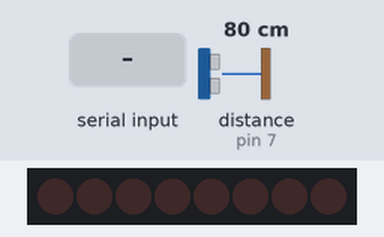
Bench run of a sketch on a simulated Arduino Uno, built with avr-gcc and run on an emulated ATmega328P. Parts: 8 shift-register outputs drawn as a row of LEDs (first output left, lit = HIGH), 18×19 character LCD. Wiring (inferred from the names in the program): ultrasonic range finder: trigger pin 2; echo pin 7; shift register (74HC595): data pin 8; shift clock pin 4. Wiring (inferred from the signals the program sends): row of LEDs: on Q0, Q1, Q2, Q3, Q4, Q5, Q6, Q7. Inputs (shaded band) come from the test bench; at power-on: distance to the obstacle (sensor on pin 7) 80 cm. The echo pulse lasts 58.3 µs per cm; what the sketch prints to the serial monitor is not drawn.

Above: at 1.3 s.
1.4 s: "F90\n" received over the second serial link
At 2.4 s:
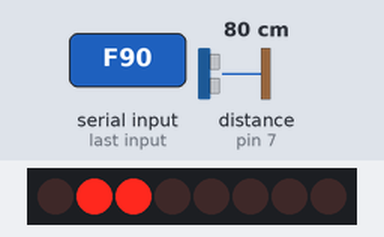
5.3 s: "B90\n" received over the second serial link
At 7.1 s:
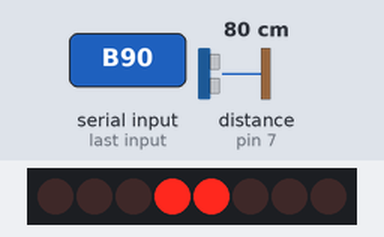
10.2 s: "F\n" received over the second serial link
At 11.5 s:
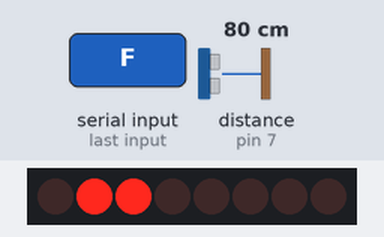
Timing chart, 0 to 13.2 s (numbered marks = the images above; inputs shaded):
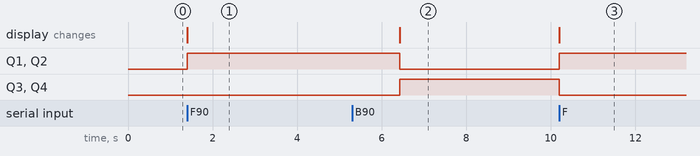

The sketch:

main.ino
```cpp
//=================================================
// Shield L293D pour Arduino
// tiptopboards.com 23 11 2013
// Adpapté de  :
// Adafruit program et arduino.cc user "Krodal".  June 2012
// Open Source / Public Domain, pour Arduino 1.0.1
//=================================================
// Sorties pont en H -> moteurs DC, relais, éclairage
// Pas de moteur pas à pasavec de programme
// Les 2 servos utilisent la librairie Servo.h
// 4 moteurs DC au maximum (ou 8 sorties)
//==================================================
#include <Servo.h>   //Librairie pour les 2 servomoteurs
#include <SPI.h>
#include <MFRC522.h>
#include <Wire.h>
#include <LiquidCrystal_I2C.h>
#include <SoftwareSerial.h>
#include <String.h>

#define DEBUG true

// Capteur Ultrason
#define CAPTEUR_TRIG 2
#define CAPTEUR_ECHO 7
#define CAPTEUR_PROPO 58

// Pins Arduino pour le registre à décalage 4 7 8 12
#define MOTORLATCH 12
#define MOTORCLK 4
#define MOTORENABLE 7
#define MOTORDATA 8

// Bus 8-bit en sortie du registre à décalage 74HC595
// Utilisés pour fixer la direction des ponts de commande
#define MOTOR1_A 2  //ce ne sont apsdes pins Arduino
#define MOTOR1_B 3
#define MOTOR2_A 1
#define MOTOR2_B 4

// Pins Arduino pour les signaux PWM (moteurs et servos) 3 5 6 9 10 11
#define MOTOR1_PWM 11
#define MOTOR2_PWM 3
#define SERVO1_PWM 10

// Codes pour les fonctions de moteur
#define FORWARD 1     //4 modes de commande
#define BACKWARD 2    //avant arrière frein stop
#define BRAKE 3
#define RELEASE 4

// BT
#define BT_RX 3
#define BT_TX 5
SoftwareSerial bt(BT_TX, BT_RX);

// Declaration classes de Servo
Servo servo_1;
int current_angle;

// RFID Stuff
#define RST_PIN         9  //Port lecteur RFID
#define SS_PIN          10
MFRC522 mfrc522(SS_PIN, RST_PIN);
MFRC522::MIFARE_Key key;
unsigned long currentTime = 0;
unsigned long timeOut = 100;

// LCD
LiquidCrystal_I2C lcd(0x20, 18, 19);

//Initialisations
void setup()
{
  Serial.begin(9600);
  if(DEBUG)
    Serial.println("[DEBUG] Starting the systems.");
  bt.begin(9600);
  if(DEBUG)
    Serial.println("[DEBUG] Bluetooth systems setup complete.");
  SPI.begin();
  mfrc522.PCD_Init();
  if(DEBUG)
    Serial.println("[DEBUG] RFID systems setup complete.");
  pinMode(CAPTEUR_TRIG, OUTPUT);
  pinMode(CAPTEUR_ECHO, INPUT);
  if(DEBUG)
    Serial.println("[DEBUG] Ultrasound systems setup complete.");
  lcd.clear();
  lcd.init();
  lcd.print("'NotWorkingTech'");
  lcd.setCursor(0,1);
  lcd.print(" IMT Atlantique");
  lcd.backlight(); // lcd.backlight();
}

//Programme principal
void loop(){
  updateClosestObject();
  tryRFIDCardRead(4,18);
  listenToRemoteCommands();
}

//#############################################################
//#                  RFID Functionationality                  #
//#############################################################

void tryRFIDCardRead(unsigned char block, unsigned char bufSize){
   currentTime = millis();
   while ( ! mfrc522.PICC_IsNewCardPresent() ) {
    if (millis() > currentTime + timeOut )
      return ;
    //Serial.println("[DEBUG] RFID: Not Present");
    mfrc522.PCD_Init();
  }
   String res = readRFIDCard(block, bufSize);
   Serial.print("RFID: Block 4 read");
   res = res+ readRFIDCard(9, bufSize);
   writeToCard(12, "NotWorkingTech");
   if(res.length()!=0)
    sendOverBT(res);
}


void writeToCard(unsigned char block, unsigned char data[])
{

  MFRC522::MIFARE_Key key;
  for (byte i = 0; i < 6; i++) key.keyByte[i] = 0xFF;
  currentTime = millis();
   while ( ! mfrc522.PICC_IsNewCardPresent() ) {
    if (millis() > currentTime + timeOut )
      return Serial.println("NO1");
    //Serial.println("[DEBUG] RFID: Not Present");
    mfrc522.PCD_Init();
  }
  if ( ! mfrc522.PICC_ReadCardSerial()) {
    Serial.print("No");
    return;
    }
  MFRC522::StatusCode status;
  status = mfrc522.PCD_Authenticate(MFRC522::PICC_CMD_MF_AUTH_KEY_A, block, &key, &(mfrc522.uid));
  if (status != MFRC522::STATUS_OK) {
    Serial.print("PCD_Authenticate() failed: ");
    Serial.println(mfrc522.GetStatusCodeName(status));
    return;
  }
  else Serial.println("PCD_Authenticate() success: ");

  status = mfrc522.MIFARE_Write(block, data, 16);
  if (status != MFRC522::STATUS_OK) {
    Serial.print("MIFARE_Write() failed: ");
    Serial.println(mfrc522.GetStatusCodeName(status));
    return;
  }
  else {
    Serial.println("MIFARE_Write() success: ");
    Serial.println(block);
    }

}

String readRFIDCard(unsigned char block, unsigned char bufSize)
{
  String res = "";
  unsigned char buf[bufSize];
  memset(buf, 0xFF, bufSize);
  MFRC522::MIFARE_Key key;
  for (byte i = 0; i < 6; i++) key.keyByte[i] = 0xFF;
  // Look for new cards
  if ( ! mfrc522.PICC_ReadCardSerial())    return res;
  MFRC522::StatusCode status;
  status = mfrc522.PCD_Authenticate(MFRC522::PICC_CMD_MF_AUTH_KEY_A, block, &key, &(mfrc522.uid));
  if (status != MFRC522::STATUS_OK) {
    Serial.print("[ERROR] RFID: PCD_Authenticate() failed: ");
    Serial.println(mfrc522.GetStatusCodeName(status));
    return res;
  }
  else Serial.println("[DEBUG] RFID: PCD_Authenticate() success: ");
  status = (MFRC522::StatusCode) mfrc522.MIFARE_Read(block, buf, &bufSize);
  if (status != MFRC522::STATUS_OK) {
      Serial.print(F("[ERROR] RFID: MIFARE_Read() failed: "));
      Serial.println(mfrc522.GetStatusCodeName(status));
  }
  String data = "";
  for(int i=0;i<bufSize;i++){
    if(isalpha((char)buf[i]))
      data=data+String((char)buf[i]);
  }
  unsigned long hex_num;
  hex_num =  mfrc522.uid.uidByte[0] << 24;
  hex_num += mfrc522.uid.uidByte[1] << 16;
  hex_num += mfrc522.uid.uidByte[2] <<  8;
  hex_num += mfrc522.uid.uidByte[3];
  res = "I"+String(hex_num)+";\nT"+data+";\n";
  return res;
}

//#############################################################
//#               Bluetooth Functionationality                #
//#############################################################
char MOVE_FOREWARD = 'F';
char MOVE_BACKWARD = 'B';
char TURN_LEFT = 'L';
char TURN_RIGHT = 'R';
char STOP = 'S';
int SPEED_PERC = 50;
unsigned long BT_TIMEOUT = 100;

bool mot_direction;

/**
 * Envoie une chaine de caractère avec bluetooth.
 */
void sendOverBT(String str){
  Serial.println("Entering sendOverBT : "+str);
  for(int i=0;i<str.length();i++){
    bt.write(str.charAt(i));
  }
}

/**
* Ecoute sur le port Bluetooth et traite la commande.
* Time out après BT_TIMEOUT millisecondes.
**/
void listenToRemoteCommands(){
    unsigned long initial_time = millis();
    //Serial.println(String("[DEBUG] Entering listenToRemoteCommands()"));
    String incoming = "";
    bool keep_going = true;
    char current;
    long diff = 0;
    while(keep_going){
        diff = millis()-initial_time;
        if(diff>BT_TIMEOUT){
          //Serial.println(String("[DEBUG] listenToRemoteCommands() Timed-out"));
          break;
        }
        current = bt.read();
        if((int)current == -1)
          continue;
        if(current=='\n')
          break;
        incoming = incoming + current;
     }
    if(incoming.length()!=0)
      parseRemoteCommands(incoming);
}

/**
* Traiter la commande.
**/
void parseRemoteCommands(String comm){
  if(DEBUG)
    Serial.println("[DEBUG] RC: Parsing command: "+comm);
  switch(comm.charAt(0)){
    case 'F':
        move_foreward_indefinetly();
    break;
    case 'B':
        move_backwards_indefinetly();
    break;
    case 'S':
      motion_stop();
    break;
    case 'L':
      if(comm.charAt(1)=='+')
        start_turn_left();
      else
        end_turn();
    break;
    case 'R':
      if(comm.charAt(1)=='+')
        start_turn_right();
      else
        end_turn();
    break;
    case 'O':
    {
      int endIndex = comm.indexOf(';');
      int pitch = comm.substring(1, endIndex-1).toInt();
      int roll = comm.substring(endIndex+1).toInt();
      Serial.println("[DEBUG] RC: Pitch "+String(pitch)+" Roll "+String(roll));
      parseOrientationMsg(pitch, roll);
    }
    break;
    case 'V':
    {
      /*SPEED_PERC = comm.substring(2).toInt();
      if(mot_direction)
        move_foreward_indefinetly();
      else
        move_backwards_indefinetly();
       */
    }
    break;
    default:
      //motion_stop();
      if(DEBUG)
          Serial.println(String("[DEBUG] Unidentified command.") + comm);
    break;
  }
}

void parseOrientationMsg(int pitch, int roll){
    if(roll < 45){
      Serial.println("TURN LEFT");
      //start_turn_left();
    }
    if(pitch >= 45 && roll <= -45){
      Serial.println("TURN END");
     // end_turn();
    }
    if(pitch > 25){
      //start_turn_right();
      Serial.println("TURN RIGHT");
    }
    if(roll < -25){
      Serial.println("MV BACKWARDS");
      //move_backwards_indefinetly();
    }
    if(roll >= -25 && pitch <= 25){
      //motion_stop();
      Serial.println("MV STOP");
    }
    if(roll > 25){
      //move_foreward_indefinetly();
      Serial.println("MV FOREWARD");
    }

}

//#############################################################
//#                Motoring Functionationality                #
//#############################################################

void updateClosestObject(){
  int dist = (int)sensor_pulse();
  sendOverBT("D"+String(dist)+";\n");
}

void start_turn_right(){
  if (mot_direction){
    Serial.println((int)(255*SPEED_PERC/100));
    motor(2, FORWARD, 255);
    motor(1, FORWARD, 100);
  }
  else{
    motor(2, BACKWARD, 255);
    motor(1, BACKWARD, 100);

  }
}

void start_turn_left(){
  if (mot_direction){
    motor(2, FORWARD, 100);
    motor(1, FORWARD, 255);
  }
  else{
    motor(2, BACKWARD, 100);
    motor(1, BACKWARD, 255);
  }
}

void end_turn(){
  if(mot_direction){
    move_foreward_indefinetly();
  }
  else{
    move_backwards_indefinetly();
  }
}

/**
* Retourne la position du capteur en degré.
* @return int La position du capteur.
**/
int sensor_position(){
  return current_angle;
}
/**
* Faire tourner le capteur d'un angle @(angle).
* @param angle L'angle en degrés.
**/
void sensor_turn(int angle){
  servo_1.write(angle);
  current_angle += angle;
  delay(10);
}

/**
* Lance une détection par le biais du capteur.
* @return float La distance à l'objet devant la voiture.
**/
float sensor_pulse(){
  long duration;
  float distance;
  digitalWrite(CAPTEUR_TRIG, LOW);
  delayMicroseconds(2);
  digitalWrite(CAPTEUR_TRIG, HIGH);
  delayMicroseconds(10); //Trig déclenché 10ms sur HIGH
  digitalWrite(CAPTEUR_TRIG, LOW);
  // Calcul de l'écho
  duration = pulseIn(CAPTEUR_ECHO, HIGH);
  // Distance proportionnelle à la durée de sortie
  distance = duration/58;
  return distance;
}

/**
* Faire avancer la voiture indéfiniment, jusqu'à appel de @(motion_stop).
**/
void move_foreward_indefinetly(){
  mot_direction = true;
  motor(1, FORWARD, 255);
  motor(2, FORWARD, 255);
}

/**
* Faire reculer la voiture indéfiniment, jusqu'à l'appel de @(motion_stop).
**/
void move_backwards_indefinetly(){
  mot_direction = false;
  motor(1, BACKWARD, 255);
  motor(2, BACKWARD, 255);
}

/**
* Arrêter le mouvement de la voiture.
**/
void motion_stop(){
  motor(1, BRAKE, 255);
  motor(2, BRAKE, 255);
  motor(1, RELEASE, 0);
  motor(2, RELEASE, 0);
}

/**
* Avancer de X centimètres puis arrêter.
* @param centimeters Nbr. de cm à parcourir.
**/
void move_foreward(float centimeters){
  // Speed in cm/s
  const float forward_speed = 41.5;
  int movement_time = (int)((centimeters/forward_speed)*1000);
  motor(1, FORWARD, 255);
  motor(2, FORWARD, 255);
  delay(movement_time);
  motor(1, BRAKE, 255);
  motor(2, BRAKE, 255);
  motor(1, RELEASE, 0);
  motor(2, RELEASE, 0);
}

/**
* Reculer de X centimètres puis arrêter.
* @param centimeters Nbr. de cm à parcourir.
**/
void move_backward(int centimeters){
  const int backward_speed = 41.5;
  int movement_time = centimeters/backward_speed;
  motor(1, BACKWARD, 255);
  motor(2, BACKWARD, 255);
  delay(movement_time);
  motor(1, BRAKE, 255);
  motor(2, BRAKE, 255);
  motor(1, RELEASE, 0);
  motor(2, RELEASE, 0);
}

/**
* Tourner à droite de l'angle @(angle).
* @param angle Entier représentant l'angle en degré
**/
void turn_right(int angle){
  // Degré/ms
  const float right_speed = 0.18;
  motor(2, FORWARD, 255);
  delay(angle*right_speed);
  motor(2, BRAKE, 200);
  motor(2, RELEASE, 0);
}

/**
* Tourner à gauche de l'angle @(angle).
* @param angle Entier représentant l'angle en degré
**/
void turn_left(int angle){
  // Degré/ms
  const float left_speed = 0.18;
  motor(1, FORWARD, 255);
  delay(angle*left_speed);
  motor(1, BRAKE, 200);
  motor(1, RELEASE, 0);
}


//#############################################################
//#               Low Level Functionationality                #
//#############################################################

//=== Fonction motor
// Choisir le moteur (1-2), la commande et la vitesse (0-255).
// Les commandes sont : FORWARD, BACKWARD, BRAKE, RELEASE.
void motor(int nMotor, int command, int speed)
{
  int motorA, motorB;

  if (nMotor >= 1 && nMotor <= 4)
  {
    switch (nMotor)
    {
    case 1:
      motorA   = MOTOR1_A;
      motorB   = MOTOR1_B;
      break;
    case 2:
      motorA   = MOTOR2_A;
      motorB   = MOTOR2_B;
      break;
    default:
      break;
    }

    switch (command)
    {
    case FORWARD:   //Tourner en avant
      motor_output (motorA, HIGH, speed);
      motor_output (motorB, LOW, -1);     // -1: no PWM set
      break;
    case BACKWARD:  //Tourner en arrière
      motor_output (motorA, LOW, speed);
      motor_output (motorB, HIGH, -1);    // -1: no PWM set
      break;
    case BRAKE:   //Freiner
      motor_output (motorA, LOW, 255); // 255: fully on.
      motor_output (motorB, LOW, -1);  // -1: no PWM set
      break;
    case RELEASE:   //Stop
      motor_output (motorA, LOW, 0);  // 0: output floating.
      motor_output (motorB, LOW, -1); // -1: no PWM set
      break;
    default:
      break;
    }
  }
}


//=== Fonction motor_output
// Utilise le driver pour piloter des sorties
// Mettre la  variable high_low sur HIGH / LOW pour des lampes
// On une speed = 0
// speed varie de 0-255 pour les 2 pins (0 = arrêt, 255 = maxi)
// à mettre sur -1 pour ne pas régler de PWM du tout
void motor_output (int output, int high_low, int speed)
{
  int motorPWM;

  switch (output)
  {
  case MOTOR1_A:
  case MOTOR1_B:
    motorPWM = MOTOR1_PWM;
    break;
  case MOTOR2_A:
  case MOTOR2_B:
    motorPWM = MOTOR2_PWM;
    break;
  default:
    // Utilise speed comme flag d'erreur, -3333 = invalid output.
    speed = -3333;
    break;
  }

  if (speed != -3333)   //La valeur speed est valide
  {
    // Set the direction with the shift register
    // on the MotorShield, even if the speed = -1.
    // In that case the direction will be set, but not the PWM.
    shiftWrite(output, high_low);

    // Ajuster le PWM seulemernt s il est valide
    if (speed >= 0 && speed <= 255)
    {
      analogWrite(motorPWM, speed);
    }
  }
}


// Fonction shiftWrite
// The parameters are just like digitalWrite().
// The output is the pin 0...7 (the pin behind the shift register).
// The second parameter is HIGH or LOW.
void shiftWrite(int output, int high_low)
{
  static int latch_copy;
  static int shift_register_initialized = false;

  // Do the initialization on the fly,
  // at the first time it is used.
  if (!shift_register_initialized)
  {
    // Set pins for shift register to output
    pinMode(MOTORLATCH, OUTPUT);
    pinMode(MOTORENABLE, OUTPUT);
    pinMode(MOTORDATA, OUTPUT);
    pinMode(MOTORCLK, OUTPUT);

    // Set pins for shift register to default value (low);
    digitalWrite(MOTORDATA, LOW);
    digitalWrite(MOTORLATCH, LOW);
    digitalWrite(MOTORCLK, LOW);
    // Enable the shift register, set Enable pin Low.
    digitalWrite(MOTORENABLE, LOW);

    // start with all outputs (of the shift register) low
    latch_copy = 0;

    shift_register_initialized = true;
  }

  // The defines HIGH and LOW are 1 and 0.
  // So this is valid.
  bitWrite(latch_copy, output, high_low);

  // Use the default Arduino 'shiftOut()' function to
  // shift the bits with the MOTORCLK as clock pulse.
  // The 74HC595 shiftregister wants the MSB first.
  // After that, generate a latch pulse with MOTORLATCH.
  shiftOut(MOTORDATA, MOTORCLK, MSBFIRST, latch_copy);
  delayMicroseconds(5);    // For safety, not really needed.
  digitalWrite(MOTORLATCH, HIGH);
  delayMicroseconds(5);    // For safety, not really needed.
  digitalWrite(MOTORLATCH, LOW);
}
```

Measured:
- after the input at 1.4 s, Q1, Q2: LOW → HIGH at once; the display: first changes at once (image 1 shows a later state)
- after the input at 5.3 s, Q1, Q2: HIGH → LOW after 1.1 s; Q3, Q4: LOW → HIGH after 1.1 s; the display: first changes after 1.1 s (image 2 shows a later state)
- after the input at 10.2 s, Q1, Q2: LOW → HIGH at once; Q3, Q4: HIGH → LOW at once; the display: first changes at once (image 3 shows a later state)
